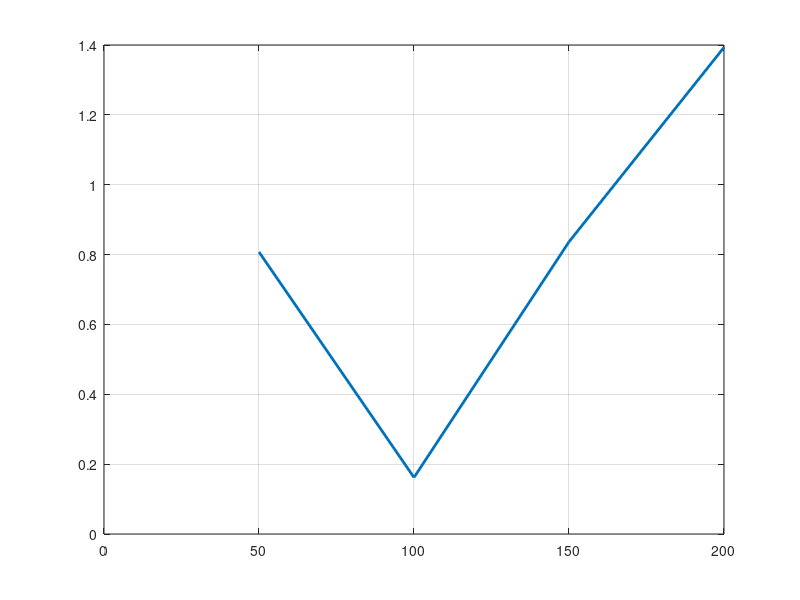

This chart was generated by the following MATLAB code:
% clc; clear; close all;


x = [50, 100, 150, 200];
y = flip(-[-1.2913, -0.7855, 0.0569, -0.7405;
           -1.3186, -0.6276, -0.0583, -0.9046;
           -1.5675, -0.9659, -0.2201, -0.8;
           -1.3956, -0.9670, -0.4260, -0.7843]);

% std_dev = std(y);
% curve1 = mean(y) + std_dev;
% curve2 = mean(y) - std_dev;
% x2 = [x, fliplr(x)];
% inBetween = [curve1, fliplr(curve2)];
% figure;
% fill(x2, inBetween, 'g'); hold on;
plot(x, flip(mean((y))) ,'LineWidth', 2); grid on;
% scatter(x, flip(y))


%% To do
% (1) Lab list email the study (SimPL; Calvin Kuo)
% (2) After a week, post on campus
% Aftr 5-10 people, make sure there are no risk concernts;
% then, reach out to patients.
% Mike (tell Candy)
% Ethics documents ready 
% Check static results; 50% marker (only use ones outside)

%% Calculate the worst case (total time)
% 50, 75, 100, 125, 150
% 0.1 hz(10 sec*10 cycles), 0.2 hz(5 sec*10 cycles)
% static (2 sec * 5 angles)
% 100+50+10 = 160 seconds / stance width
% 160 * 5 = 800 seconds = 13.3 = (rounded up to) 15 min
% Leg swing (1 min)
% Quiet standing (1 min)
% Total: 15+1+1 = 17 = (rounded up to) 20 min

%% Functional HJC
% 

